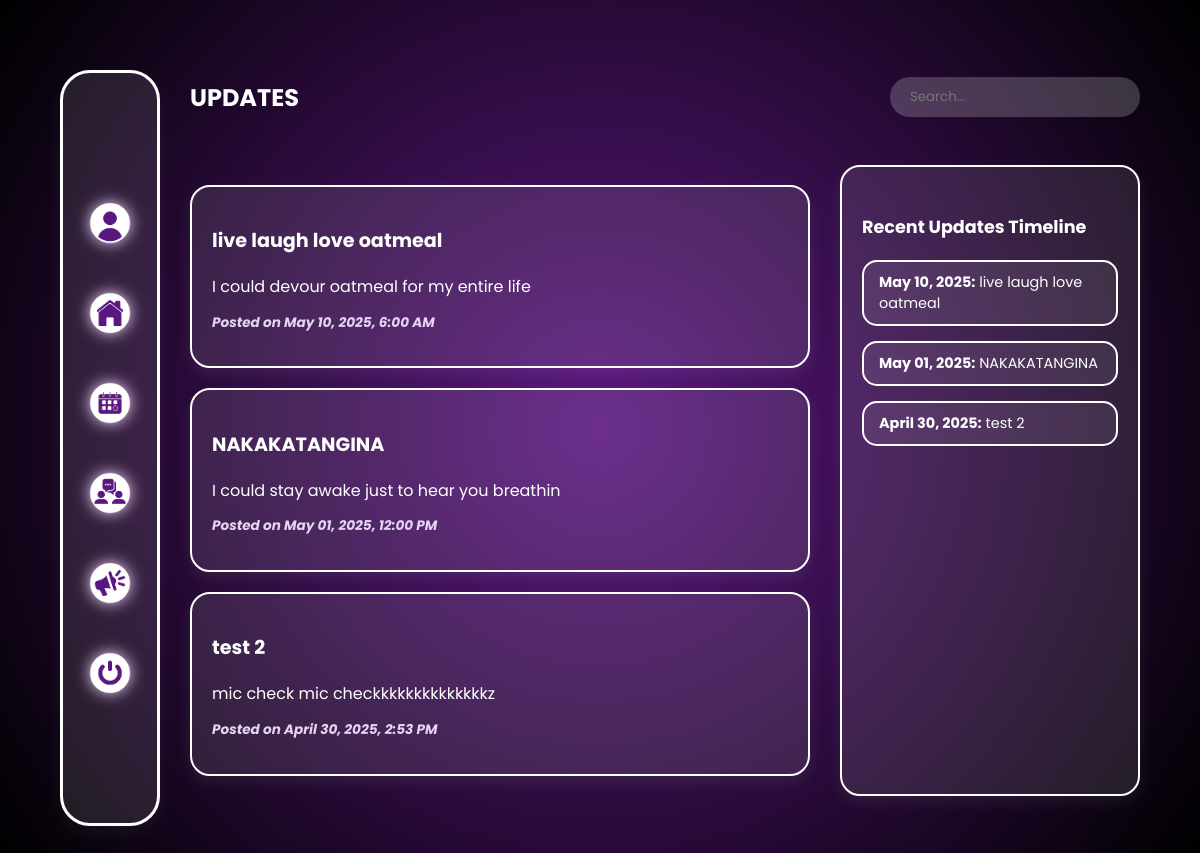
Page /updates/ (signed in) on the earlier database version.
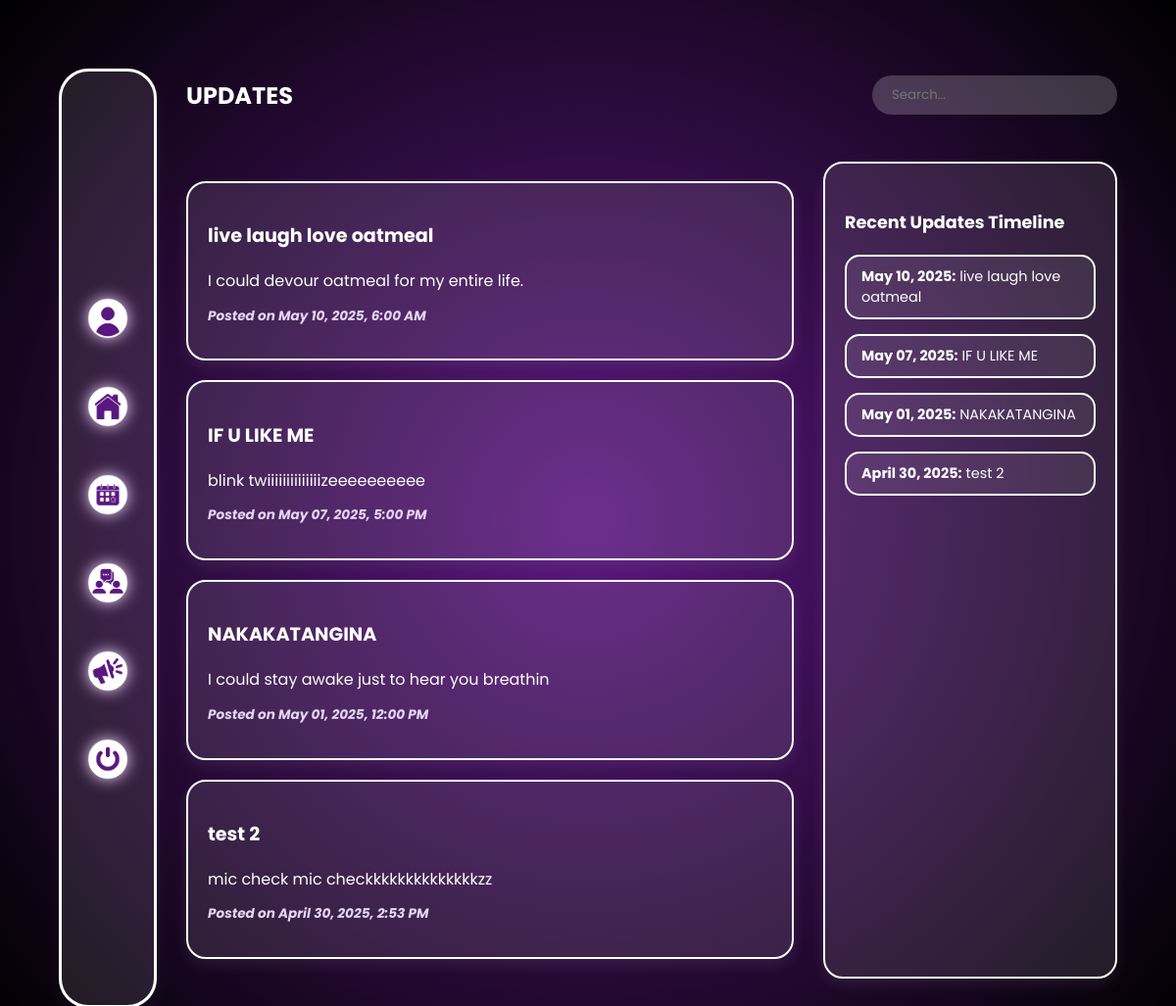
Same page on the later database version.
### core/models.py (models this page shows, shortened)
class Updates(models.Model):
    title = models.CharField(max_length=200)
    content = models.TextField()
    date_posted = models.DateTimeField(auto_now_add=True)
    related_event = models.ForeignKey(Event, on_delete=models.SET_NULL, null=True, blank=True)

### core/views.py (the view)
# urls.py: path('updates/', views.updates_view, name='updates'),
@login_required
def updates_view(request):
    updates = Updates.objects.order_by('-date_posted')
    recent_updates = Updates.objects.order_by('-date_posted')[:5]
    return render(request, 'core/updates.html', {
        'updates': updates,
        'recent_updates': recent_updates
    })

### core/templates/core/updates.html (shortened to what this page needs)
{% load static %}
<!DOCTYPE html>
<html lang="en">
<head>
  <link rel="stylesheet" href="{% static 'css/updates.css' %}">
</head>
<body>
  <div class="container">
    <div class="sidebar">
      <nav>
        <a href="{% url 'profile' %}"><img src="{% static 'img/user_icon.png' %}" alt="Profile"></a>
        <a href="{% url 'home' %}"><img src="{% static 'img/home_icon.png' %}" alt="Home"></a>
        <a href="{% url 'events' %}"><img src="{% static 'img/events_icon.png' %}" alt="Events"></a>
        <a href="{% url 'forum' %}"><img src="{% static 'img/forum_icon.png' %}" alt="Forum"></a>
        <a href="{% url 'updates' %}"><img src="{% static 'img/updates_icon.png' %}" alt="Updates"></a>
        <a href="{% url 'logout' %}"><img src="{% static 'img/logout_icon.png' %}" alt="Logout"></a>
      </nav>
    </div>
<div class="main-content">
  <div class="header-search">
    <h2>UPDATES</h2>
    <input type="text" class="search-bar" placeholder="Search...">
  </div>
  <div class="content-wrapper">
    <div class="updates-section">
      {% for update in updates %}
        <div class="update-box">
          <h3 class="update-title">{{ update.title }}</h3>
          <p class="update-desc">{{ update.content }}</p>
          <p class="update-date">
            <em><strong>Posted on {{ update.date_posted|date:"F d, Y, g:i A" }}</strong></em>
          </p>
        </div>
      {% empty %}
        <p>No updates available.</p>
      {% endfor %}
    </div>
    <div class="quick-stats">
      <h3 class="timeline-title">Recent Updates Timeline</h3>
      <ul>
        {% for recent in recent_updates %}
          <li><strong>{{ recent.date_posted|date:"F d, Y" }}:</strong> {{ recent.title }}</li>
        {% endfor %}
      </ul>
    </div>
  </div>
</div>
</body>
</html>

Differences in the rows shown:
changed Updates "live laugh love oatmeal": content "I could devour oatmeal for my entire life" → "I could devour oatmeal for my entire life."
added Updates: title "IF U LIKE ME", content "blink twiiiiiiiiiiiiiizeeeeeeeeee", date_posted "May 07, 2025, 5:00 PM", date_posted "May 07, 2025"
changed Updates "test 2": content "mic check mic checkkkkkkkkkkkkkkz" → "mic check mic checkkkkkkkkkkkkkkzz"
